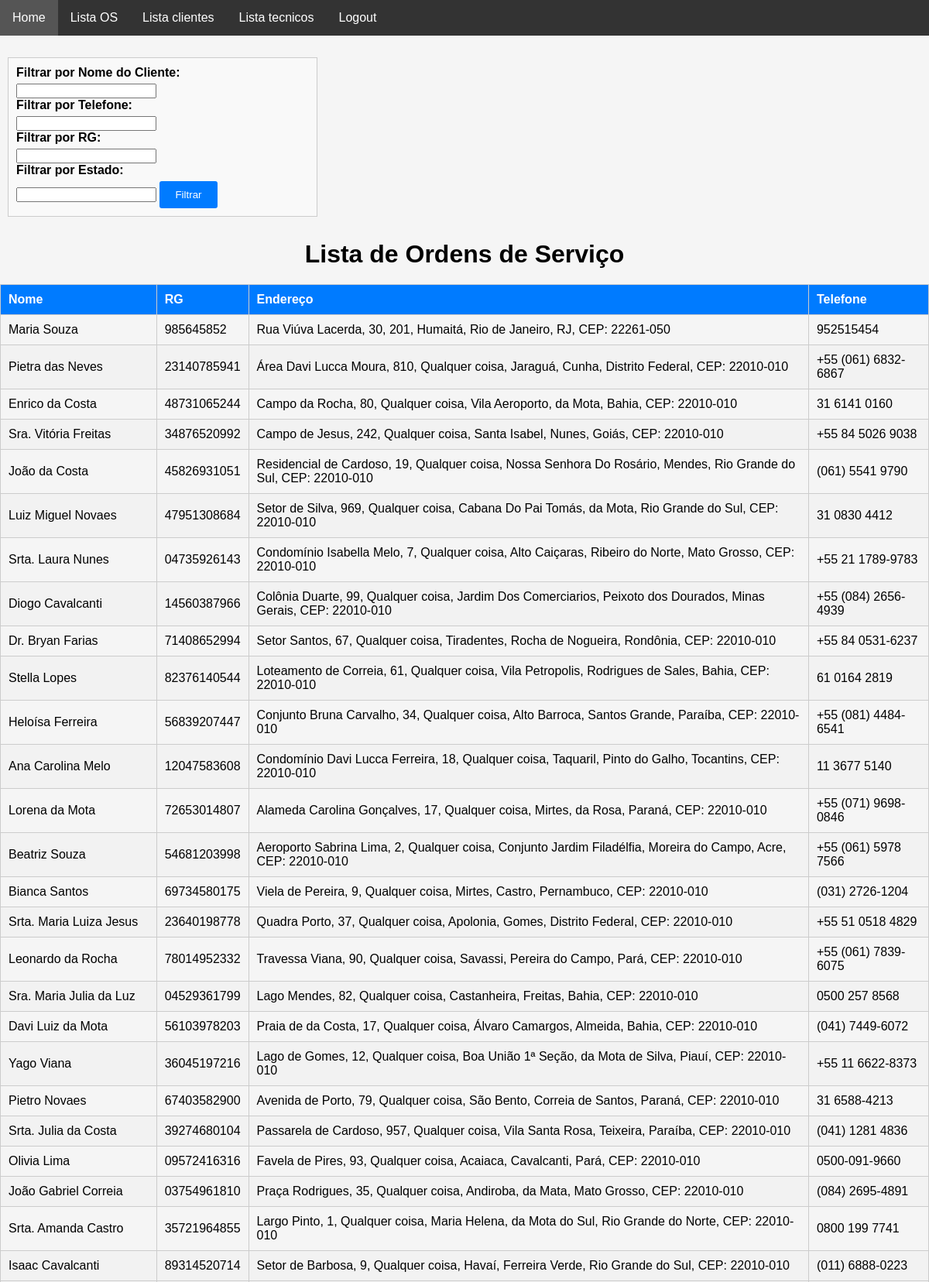
The app's page /staff/lista_clientes/ (upper part) with its own data.
### staff/models.py (models this page shows, shortened)
class Cliente(models.Model):
    nome = models.CharField(max_length=50, validators=[MinLengthValidator(3)])
    rg = models.CharField(max_length=11, validators=[MinLengthValidator(3)])
    endereco = models.ForeignKey(Endereco, on_delete=models.CASCADE)
    telefone1 = models.CharField(max_length=11, validators=[MinLengthValidator(3)])
    telefone2 = models.CharField(max_length=11, validators=[MinLengthValidator(3)])

### authentication/models.py (models this page shows)
class Endereco(models.Model):
    cep = models.CharField(max_length=10)
    rua = models.CharField(max_length=30, validators=[MinLengthValidator(3)])
    bairro = models.CharField(max_length=20, validators=[MinLengthValidator(3)])
    cidade = models.CharField(max_length=20, validators=[MinLengthValidator(3)])
    estado = models.CharField(max_length=2, choices=STATE_CHOICES)
    numero = models.PositiveIntegerField(validators=[MinValueValidator(1)])
    complemento = models.CharField(max_length=100)
    def __str__(self):
        return f"{self.rua}, {self.numero}, {self.complemento}, {self.bairro}, {self.cidade}, {self.estado}, CEP: {self.cep}"

### staff/views.py (the view)
# urls.py: path("lista_clientes/", lista_clientes, name="lista_clientes"),
def lista_clientes(request):
    nome_filter = request.GET.get("nome")
    telefone_filter = request.GET.get("telefone")
    rg_filter = request.GET.get("rg")
    estado_filter = request.GET.get("endereco")
    clientes = Cliente.objects.all()
    if nome_filter:
        clientes = clientes.filter(nome__icontains=nome_filter)
    if telefone_filter:
        clientes = clientes.filter(telefone1__icontains=telefone_filter)
    if rg_filter:
        clientes = clientes.filter(rg__icontains=rg_filter)
    if estado_filter:
        clientes = clientes.filter(cliente__endereco__estado__icontains=estado_filter)  # Substitua 'endereco_field' pelo campo correto no modelo de Endereço
    return render(request,"lista_clientes.html", {
        "clientes": clientes,
        "nome_filter": nome_filter,
        "telefone_filter": telefone_filter,
        "rg_filter": rg_filter,
        "estado_filter": estado_filter})

### staff/templates/lista_clientes.html (shortened to what this page needs)
<!DOCTYPE html>
<html lang="en">
<head>
</head>
<body>
    <nav class="navbar">
        <ul>
            <li><a href="{% url 'staff' %}">Home</a></li>
            <li><a href="{% url 'lista_os' %}">Lista OS</a></li>
            <li><a href="{% url 'lista_clientes' %}">Lista clientes</a></li>
            <li><a href="{% url 'lista_tecnicos' %}">Lista tecnicos</a></li>
            <li><a href="{% url 'sair' %}">Logout</a></li>
        </ul>
    </nav>
    <br>
<form method="get">
    <label for="nome_filter">Filtrar por Nome do Cliente:</label>
    <input type="text" id="nome_filter" name="nome" />
    <label for="telefone_filter">Filtrar por Telefone:</label>
    <input type="text" id="telefone_filter" name="telefone" />
    <label for="rg_filter">Filtrar por RG:</label>
    <input type="text" id="rg_filter" name="rg" />
    <label for="estado_filter">Filtrar por Estado:</label>
    <input type="text" id="estado_filter" name="Estado" />
    <input type="submit" value="Filtrar" />
</form>
    <h1>Lista de Ordens de Serviço</h1>
    <table>
        <thead>
            <tr>
                <th>Nome</th>
                <th>RG</th>
                <th>Endereço</th>
                <th>Telefone</th>
            </tr>
        </thead>
        <tbody>
            {% for cliente in clientes %}
            <tr>
                <td>{{ cliente.nome }}</td>
                <td>{{ cliente.rg }}</td>
                <td>{{ cliente.endereco }}</td>
                <td>{{ cliente.telefone1 }}</td>
            </tr>
            {% endfor %}
        </tbody>
    </table>
</body>
</html>

### staff/templates/lista_clientes.html (style rules this page uses)
* { margin: 0; padding: 0; box-sizing: border-box; }
body { font-family: Arial, sans-serif; background-color: #f5f5f5; margin: 0; padding: 0; }
h1 { text-align: center; margin-top: 20px; }
table { width: 100%; border-collapse: collapse; border-spacing: 0; margin: 20px auto; }
table td, table th { padding: 10px; border: 1px solid #ccc; text-align: left; }
table th { background-color: #007bff; color: #fff; }
table tr:nth-child(even) { background-color: #f2f2f2; }
form { display: inline-block; margin: 10px; padding: 10px; background-color: #f9f9f9; border: 1px solid #ccc; width: 400px; }
label { display: block; margin-bottom: 5px; font-weight: bold; width: 800px; }
input[type="submit"] { background-color: #007bff; color: #fff; padding: 10px 20px; border: none; cursor: pointer; border-radius: 3px; }
.navbar { background-color: #333; overflow: hidden; }
.navbar ul { list-style-type: none; }
.navbar li { float: left; }
.navbar a { display: block; color: white; text-align: center; padding: 14px 16px; text-decoration: none; }

### records on screen
Cliente: nome "Maria Souza", rg "985645852", endereco "Rua Viúva Lacerda, 30, 201, Humaitá, Rio de Janeiro, RJ, CEP: 22261-050", telefone1 "952515454"
Cliente: nome "Pietra das Neves", rg "23140785941", endereco "Área Davi Lucca Moura, 810, Qualquer coisa, Jaraguá, Cunha, Distrito Federal, CEP: 22010-010", telefone1 "+55 (061) 6832-6867"
Cliente: nome "Enrico da Costa", rg "48731065244", endereco "Campo da Rocha, 80, Qualquer coisa, Vila Aeroporto, da Mota, Bahia, CEP: 22010-010", telefone1 "31 6141 0160"
Cliente: nome "Sra. Vitória Freitas", rg "34876520992", endereco "Campo de Jesus, 242, Qualquer coisa, Santa Isabel, Nunes, Goiás, CEP: 22010-010", telefone1 "+55 84 5026 9038"
Cliente: nome "João da Costa", rg "45826931051", endereco "Residencial de Cardoso, 19, Qualquer coisa, Nossa Senhora Do Rosário, Mendes, Rio Grande do Sul, CEP: 22010-010", telefone1 "(061) 5541 9790"
Cliente: nome "Luiz Miguel Novaes", rg "47951308684", endereco "Setor de Silva, 969, Qualquer coisa, Cabana Do Pai Tomás, da Mota, Rio Grande do Sul, CEP: 22010-010", telefone1 "31 0830 4412"
Cliente: nome "Srta. Laura Nunes", rg "04735926143", endereco "Condomínio Isabella Melo, 7, Qualquer coisa, Alto Caiçaras, Ribeiro do Norte, Mato Grosso, CEP: 22010-010", telefone1 "+55 21 1789-9783"
Cliente: nome "Diogo Cavalcanti", rg "14560387966", endereco "Colônia Duarte, 99, Qualquer coisa, Jardim Dos Comerciarios, Peixoto dos Dourados, Minas Gerais, CEP: 22010-010", telefone1 "+55 (084) 2656-4939"
Cliente: nome "Dr. Bryan Farias", rg "71408652994", endereco "Setor Santos, 67, Qualquer coisa, Tiradentes, Rocha de Nogueira, Rondônia, CEP: 22010-010", telefone1 "+55 84 0531-6237"
Cliente: nome "Stella Lopes", rg "82376140544", endereco "Loteamento de Correia, 61, Qualquer coisa, Vila Petropolis, Rodrigues de Sales, Bahia, CEP: 22010-010", telefone1 "61 0164 2819"
Cliente: nome "Heloísa Ferreira", rg "56839207447", endereco "Conjunto Bruna Carvalho, 34, Qualquer coisa, Alto Barroca, Santos Grande, Paraíba, CEP: 22010-010", telefone1 "+55 (081) 4484-6541"
Cliente: nome "Ana Carolina Melo", rg "12047583608", endereco "Condomínio Davi Lucca Ferreira, 18, Qualquer coisa, Taquaril, Pinto do Galho, Tocantins, CEP: 22010-010", telefone1 "11 3677 5140"
Cliente: nome "Lorena da Mota", rg "72653014807", endereco "Alameda Carolina Gonçalves, 17, Qualquer coisa, Mirtes, da Rosa, Paraná, CEP: 22010-010", telefone1 "+55 (071) 9698-0846"
Cliente: nome "Beatriz Souza", rg "54681203998", endereco "Aeroporto Sabrina Lima, 2, Qualquer coisa, Conjunto Jardim Filadélfia, Moreira do Campo, Acre, CEP: 22010-010", telefone1 "+55 (061) 5978 7566"
Cliente: nome "Bianca Santos", rg "69734580175", endereco "Viela de Pereira, 9, Qualquer coisa, Mirtes, Castro, Pernambuco, CEP: 22010-010", telefone1 "(031) 2726-1204"
Cliente: nome "Srta. Maria Luiza Jesus", rg "23640198778", endereco "Quadra Porto, 37, Qualquer coisa, Apolonia, Gomes, Distrito Federal, CEP: 22010-010", telefone1 "+55 51 0518 4829"
Cliente: nome "Leonardo da Rocha", rg "78014952332", endereco "Travessa Viana, 90, Qualquer coisa, Savassi, Pereira do Campo, Pará, CEP: 22010-010", telefone1 "+55 (061) 7839-6075"
Cliente: nome "Sra. Maria Julia da Luz", rg "04529361799", endereco "Lago Mendes, 82, Qualquer coisa, Castanheira, Freitas, Bahia, CEP: 22010-010", telefone1 "0500 257 8568"
Cliente: nome "Davi Luiz da Mota", rg "56103978203", endereco "Praia de da Costa, 17, Qualquer coisa, Álvaro Camargos, Almeida, Bahia, CEP: 22010-010", telefone1 "(041) 7449-6072"
Cliente: nome "Yago Viana", rg "36045197216", endereco "Lago de Gomes, 12, Qualquer coisa, Boa União 1ª Seção, da Mota de Silva, Piauí, CEP: 22010-010", telefone1 "+55 11 6622-8373"
Cliente: nome "Pietro Novaes", rg "67403582900", endereco "Avenida de Porto, 79, Qualquer coisa, São Bento, Correia de Santos, Paraná, CEP: 22010-010", telefone1 "31 6588-4213"
Cliente: nome "Srta. Julia da Costa", rg "39274680104", endereco "Passarela de Cardoso, 957, Qualquer coisa, Vila Santa Rosa, Teixeira, Paraíba, CEP: 22010-010", telefone1 "(041) 1281 4836"
Cliente: nome "Olivia Lima", rg "09572416316", endereco "Favela de Pires, 93, Qualquer coisa, Acaiaca, Cavalcanti, Pará, CEP: 22010-010", telefone1 "0500-091-9660"
Cliente: nome "João Gabriel Correia", rg "03754961810", endereco "Praça Rodrigues, 35, Qualquer coisa, Andiroba, da Mata, Mato Grosso, CEP: 22010-010", telefone1 "(084) 2695-4891"
Cliente: nome "Srta. Amanda Castro", rg "35721964855", endereco "Largo Pinto, 1, Qualquer coisa, Maria Helena, da Mota do Sul, Rio Grande do Norte, CEP: 22010-010", telefone1 "0800 199 7741"
Cliente: nome "Isaac Cavalcanti", rg "89314520714", endereco "Setor de Barbosa, 9, Qualquer coisa, Havaí, Ferreira Verde, Rio Grande do Sul, CEP: 22010-010", telefone1 "(011) 6888-0223"
